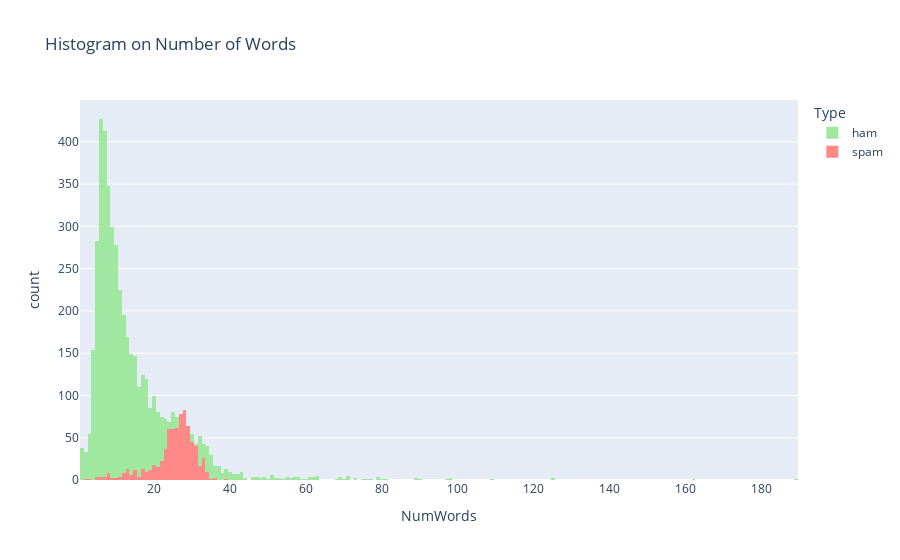

Notebook code for this chart:
### Markdown cell above
It is interesting note that most **spam** messages have a **higher** character count (i.e. the mode of spam messages lies between 155-159 characters) than ham messages (i.e. mode of ham messages lies between 25-29 characters). Furthermore, the distribution of ham messages is **positively** skewed, whereas that of spam messages is **negatively** skewed.

### Code cell
eda_charc_hist = px.histogram(df[['NumWords', 'Type']], x='NumWords', color='Type', template='plotly', title='Histogram on Number of Words', color_discrete_sequence=["#A0e7A0", "#FF8986"])
eda_charc_hist.update_layout(barmode='overlay')

### Figure 1 — Plotly figure (JSON) as saved in the notebook; plotly's stock layout.template omitted (floating-point values rounded to 4 significant figures; data arrays with more than 128 entries replaced by an {"elided": "..."} marker saying what was removed)
{"data": [{"alignmentgroup": "True", "bingroup": "x", "hovertemplate": "Type=ham<br>NumWords=%{x}<br>count=%{y}<extra></extra>", "legendgroup": "ham", "marker": {"color": "#A0e7A0", "pattern": {"shape": ""}}, "name": "ham", "offsetgroup": "ham", "orientation": "v", "showlegend": true, "x": {"elided": "4827 int values"}, "xaxis": "x", "yaxis": "y", "type": "histogram"}, {"alignmentgroup": "True", "bingroup": "x", "hovertemplate": "Type=spam<br>NumWords=%{x}<br>count=%{y}<extra></extra>", "legendgroup": "spam", "marker": {"color": "#FF8986", "pattern": {"shape": ""}}, "name": "spam", "offsetgroup": "spam", "orientation": "v", "showlegend": true, "x": {"elided": "747 int values"}, "xaxis": "x", "yaxis": "y", "type": "histogram"}], "layout": {"xaxis": {"anchor": "y", "domain": [0.0, 1.0], "title": {"text": "NumWords"}}, "yaxis": {"anchor": "x", "domain": [0.0, 1.0], "title": {"text": "count"}}, "legend": {"title": {"text": "Type"}, "tracegroupgap": 0}, "title": {"text": "Histogram on Number of Words"}, "barmode": "overlay"}}
